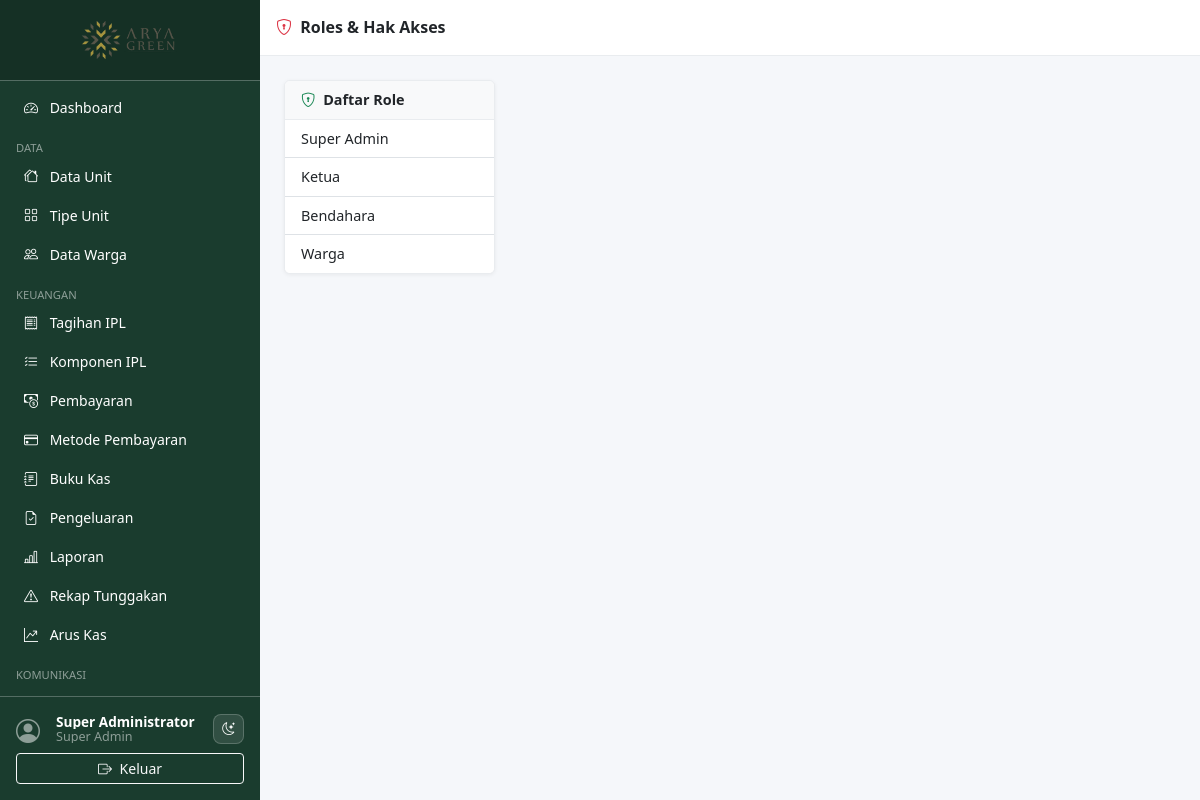
Page /pages/roles/index.php (signed in) on the committed database.
### tables this page shows
CREATE TABLE `roles` (
  `id`         INT UNSIGNED AUTO_INCREMENT PRIMARY KEY,
  `name`       VARCHAR(50) NOT NULL UNIQUE,
  `label`      VARCHAR(100) NOT NULL,
  `created_at` TIMESTAMP DEFAULT CURRENT_TIMESTAMP
);

### includes/functions.php (called while the page is built, shortened)
<?php
function e(mixed $v): string {
    return htmlspecialchars((string)$v, ENT_QUOTES | ENT_SUBSTITUTE, 'UTF-8');
}

### includes/auth.php (called while the page is built, shortened)
<?php
require_once __DIR__ . '/functions.php';
function auth_user(): array {
    return $_SESSION['auth_user'] ?? [];
}
function can(string $permission): bool {
    return in_array($permission, $_SESSION['permissions'] ?? [], true);
}

### pages/roles/index.php (the view, shortened to what this page needs)
<?php
require_once __DIR__ . '/../../includes/auth.php';
require_once __DIR__ . '/../../includes/functions.php';
$db = db();
$roles = $db->query('SELECT * FROM roles ORDER BY id')->fetch_all(MYSQLI_ASSOC);
$sel_role_id = (int)($_GET['role_id'] ?? ($roles[0]['id'] ?? 0));
include __DIR__ . '/../../includes/header.php';
include __DIR__ . '/../../includes/sidebar.php';
?>
<div class="content-wrapper">
  <div class="topbar d-flex align-items-center px-3 gap-2">
    <h6 class="mb-0 fw-semibold"><i class="bi bi-shield-lock me-1 text-danger"></i> Roles &amp; Hak Akses</h6>
  </div>
  <div class="main-content">
    <div class="row g-3">
      <div class="col-md-3">
        <div class="card">
          <div class="card-header"><i class="bi bi-shield-lock me-1 text-success"></i> Daftar Role</div>
          <div class="list-group list-group-flush">
            <?php foreach ($roles as $r): ?>
              <a href="index.php?role_id=<?= $r['id'] ?>"
                 class="list-group-item list-group-item-action <?= $sel_role_id===$r['id']?'active':'' ?>">
                <?= e($r['label']) ?>
              </a>
            <?php endforeach; ?>
          </div>
        </div>
      </div>
      <div class="col-md-9">
      </div>
    </div>
  </div>
<?php include __DIR__ . '/../../includes/footer.php'; ?>

### includes/sidebar.php (shortened to what this page needs)
<?php
$current_uri = $_SERVER['REQUEST_URI'] ?? '';
function nav_active(string $path): string {
    global $current_uri;
    return str_contains($current_uri, $path) ? ' active' : '';
}
?>
<nav id="sidebar" class="sidebar d-flex flex-column flex-shrink-0 p-0">
  <a href="<?= APP_URL ?>/pages/dashboard.php"
     class="d-flex align-items-center justify-content-center p-3 text-white text-decoration-none sidebar-brand"
     title="<?= e(APP_NAME) ?>">
    <img src="<?= APP_URL ?>/assets/images/logo.png" alt="<?= e(APP_NAME) ?>" class="sidebar-logo">
  </a>
  <hr class="text-white m-0">
  <div class="nav-scroll">
    <ul class="nav nav-pills flex-column px-2 py-2">
    <?php if (can('dashboard.view')): ?>
    <li class="nav-item">
      <a href="<?= APP_URL ?>/pages/dashboard.php"
         class="nav-link text-white<?= nav_active('/dashboard') ?>">
        <i class="bi bi-speedometer2 me-2"></i> Dashboard
      </a>
    </li>
    <?php endif; ?>
    <?php if (can('units.view')): ?>
    <li class="nav-item mt-2">
      <small class="text-white-50 px-2 text-uppercase" style="font-size:.7rem">Data</small>
    </li>
    <li class="nav-item">
      <a href="<?= APP_URL ?>/pages/units/index.php"
         class="nav-link text-white<?= nav_active('/units/') ?>">
        <i class="bi bi-houses me-2"></i> Data Unit
      </a>
    </li>
    <li class="nav-item">
      <a href="<?= APP_URL ?>/pages/unit_types/index.php"
         class="nav-link text-white<?= nav_active('/unit_types') ?>">
        <i class="bi bi-grid me-2"></i> Tipe Unit
      </a>
    </li>
    <?php endif; ?>
    <?php if (can('residents.view')): ?>
    <li class="nav-item">
      <a href="<?= APP_URL ?>/pages/residents/index.php"
         class="nav-link text-white<?= nav_active('/residents') ?>">
        <i class="bi bi-people me-2"></i> Data Warga
      </a>
    </li>
    <?php endif; ?>
    <?php if (can('billing.view') || can('payments.view')): ?>
    <li class="nav-item mt-2">
      <small class="text-white-50 px-2 text-uppercase" style="font-size:.7rem">Keuangan</small>
    </li>
    <?php endif; ?>
    <?php if (can('billing.view')): ?>
    <li class="nav-item">
      <a href="<?= APP_URL ?>/pages/billing/index.php"
         class="nav-link text-white<?= nav_active('/billing') ?>">
        <i class="bi bi-receipt me-2"></i> Tagihan IPL
      </a>
    </li>
    <?php endif; ?>
    <?php if (can('ipl_components.view')): ?>
    <li class="nav-item">
      <a href="<?= APP_URL ?>/pages/ipl_components/index.php"
         class="nav-link text-white<?= nav_active('/ipl_components') ?>">
        <i class="bi bi-list-check me-2"></i> Komponen IPL
      </a>
    </li>
    <?php endif; ?>
    <?php if (can('payments.view')): ?>
    <li class="nav-item">
      <a href="<?= APP_URL ?>/pages/payments/index.php"
         class="nav-link text-white<?= nav_active('/payments') ?>">
        <i class="bi bi-cash-coin me-2"></i> Pembayaran
      </a>
    </li>
    <?php endif; ?>
    <?php if (can('payment_methods.view')): ?>
    <li class="nav-item">
      <a href="<?= APP_URL ?>/pages/payment_methods/index.php"
         class="nav-link text-white<?= nav_active('/payment_methods') ?>">
        <i class="bi bi-credit-card me-2"></i> Metode Pembayaran
      </a>
    </li>
    <?php endif; ?>
    <?php if (can('cashbook.view')): ?>
    <li class="nav-item">
      <a href="<?= APP_URL ?>/pages/cashbook/index.php"
         class="nav-link text-white<?= nav_active('/cashbook') ?>">
        <i class="bi bi-journal-text me-2"></i> Buku Kas
      </a>
    </li>
    <?php endif; ?>
    <?php if (can('expense.request') || can('expense.approve')): ?>
    <li class="nav-item">
      <a href="<?= APP_URL ?>/pages/expense/index.php"
         class="nav-link text-white<?= nav_active('/expense') ?>">
        <i class="bi bi-file-earmark-check me-2"></i> Pengeluaran
      </a>
    </li>
    <?php endif; ?>
    <?php if (can('reports.view')): ?>
    <li class="nav-item">
      <a href="<?= APP_URL ?>/pages/reports/index.php"
         class="nav-link text-white<?= nav_active('/reports/index') ?>">
        <i class="bi bi-bar-chart-line me-2"></i> Laporan
      </a>
    </li>
    <li class="nav-item">
      <a href="<?= APP_URL ?>/pages/reports/arrears.php"
         class="nav-link text-white<?= nav_active('/reports/arrears') ?>">
        <i class="bi bi-exclamation-triangle me-2"></i> Rekap Tunggakan
      </a>
    </li>
    <li class="nav-item">
      <a href="<?= APP_URL ?>/pages/reports/cashflow.php"
         class="nav-link text-white<?= nav_active('/reports/cashflow') ?>">
        <i class="bi bi-graph-up-arrow me-2"></i> Arus Kas
      </a>
    </li>
    <?php endif; ?>
    <?php if (can('billing.send_reminder') || can('complaints.view') || can('polls.view')): ?>
    <li class="nav-item mt-2">
      <small class="text-white-50 px-2 text-uppercase" style="font-size:.7rem">Komunikasi</small>
    </li>
    <?php endif; ?>
    <?php if (can('billing.send_reminder')): ?>
    <li class="nav-item">
      <a href="<?= APP_URL ?>/pages/billing/send_reminders.php"
         class="nav-link text-white<?= nav_active('/send_reminders') ?>">
        <i class="bi bi-envelope me-2"></i> Reminder Email
      </a>
    </li>
    <?php endif; ?>
    </ul>
  </div>
  <hr class="text-white m-0">
  <div class="p-3 sidebar-footer">
    <div class="d-flex align-items-center mb-2">
      <div class="avatar-sm me-2">
        <i class="bi bi-person-circle fs-4 text-white-50"></i>
      </div>
      <div class="text-white lh-1 flex-grow-1 overflow-hidden">
        <div class="fw-semibold text-truncate" style="font-size:.85rem"><?= e($current_user['name'] ?? '') ?></div>
        <small class="text-white-50"><?= e(ucwords(str_replace('_',' ', $current_user['role'] ?? ''))) ?></small>
      </div>
      <button type="button" class="dark-toggle sidebar-theme-toggle text-white ms-2" aria-label="Ganti tema" title="Ganti tema">
        <i class="bi bi-moon-stars"></i>
      </button>
    </div>
    <a href="<?= APP_URL ?>/auth/logout.php"
       class="btn btn-sm btn-outline-light w-100"
       onclick="return confirm('Yakin ingin keluar?')">
      <i class="bi bi-box-arrow-right me-1"></i> Keluar
    </a>
  </div>
</nav>

### assets/css/style.css (style rules this page uses)
:root { --sidebar-width: 260px; --sidebar-bg: #1a3c2e; --sidebar-hover: #2d6a4f; --topbar-height: 56px; --page-bg: #f5f7fa; --surface: #ffffff; --surface-muted: #f8f9fa; --border-color: #e9ecef; --text-color: #212529; --muted-color: #6c757d; }
body { background: var(--page-bg); color: var(--text-color); font-size: .9rem; }
.sidebar { width: var(--sidebar-width); height: 100vh; min-height: 0; background: var(--sidebar-bg); position: fixed; top: 0; left: 0; z-index: 1040; transition: transform .25s ease; overflow: hidden; display: flex; flex-direction: column; }
.sidebar .nav-scroll { flex: 1 1 0; height: 0; min-height: 0; overflow-y: auto; overflow-x: hidden; scrollbar-width: thin; scrollbar-color: rgba(255,255,255,.35) transparent; }
.sidebar .sidebar-footer { flex-shrink: 0; background: var(--sidebar-bg); }
.sidebar-brand { background: rgba(0,0,0,.2); }
.sidebar-logo { height: 48px; width: auto; object-fit: contain; }
.sidebar .nav-link { border-radius: 6px; margin-bottom: 2px; font-size: .875rem; }
.content-wrapper { margin-left: var(--sidebar-width); width: calc(100% - var(--sidebar-width)); min-height: 100vh; display: flex; flex-direction: column; }
.topbar { height: var(--topbar-height); background: var(--surface); border-bottom: 1px solid var(--border-color); color: var(--text-color); position: sticky; top: 0; z-index: 1030; }
.main-content { flex: 1; padding: 1.5rem; }
.card { border: 1px solid var(--border-color); background: var(--surface); box-shadow: 0 1px 4px rgba(0,0,0,.06); }
.card-header { background: var(--surface-muted); border-bottom: 1px solid var(--border-color); font-weight: 600; }
.dark-toggle { background: transparent; border: 1px solid var(--border-color); border-radius: 8px; padding: 4px 8px; font-size: .8rem; cursor: pointer; transition: background .2s, border-color .2s; }
.dark-toggle i { pointer-events: none; }
.sidebar-theme-toggle { background: rgba(255,255,255,.1); border-color: rgba(255,255,255,.2); }
.avatar-sm { width: 32px; height: 32px; }

### rows in the picture
roles: name "Super Admin", label "Super Admin"
roles: label "Ketua"
roles: label "Bendahara"
roles: label "Warga"

### other values in the picture
$current_user['name'] "Super Administrator"
